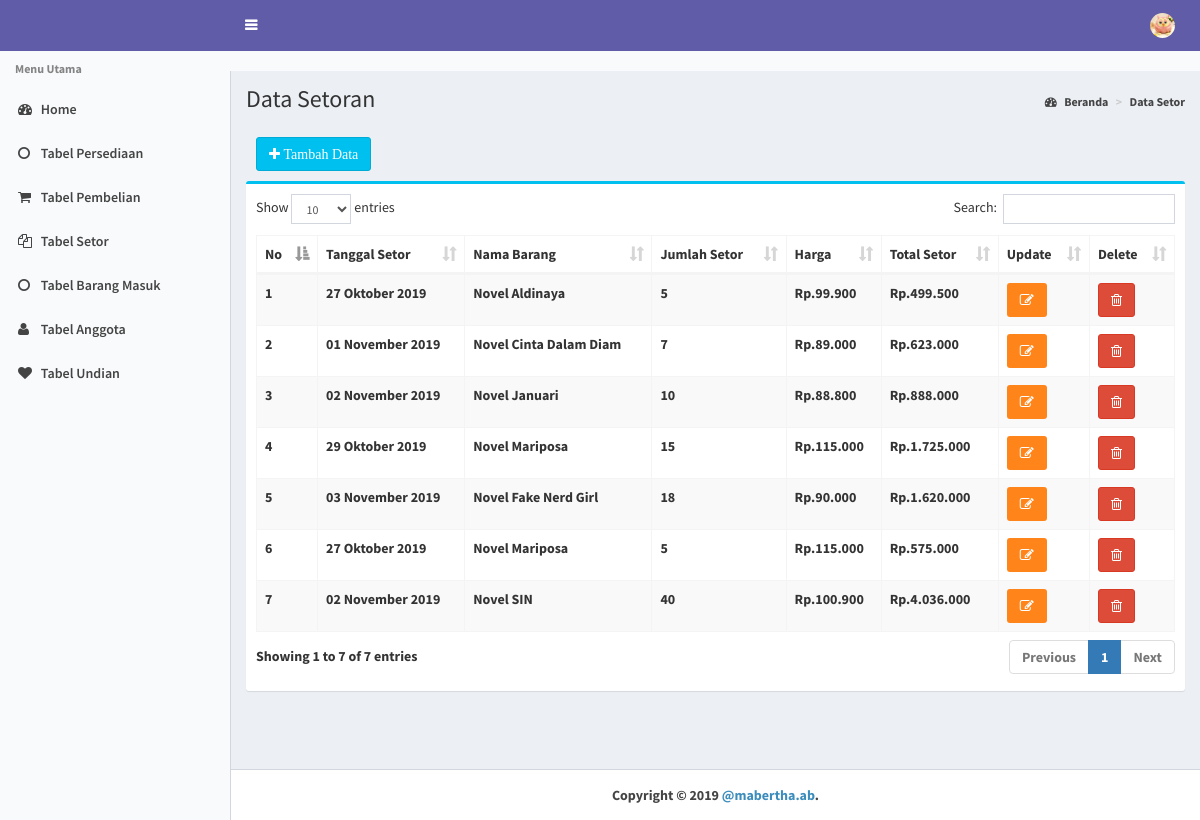
Page /?pg=setor&act=view on the committed database.
### tables this page shows
CREATE TABLE `tb_setor` (
  `id_setor` varchar(100) NOT NULL,
  `tgl_setor` date NOT NULL,
  `kd_brg` int(11) NOT NULL,
  `jml_setor` int(11) NOT NULL,
  `harga_setor` int(11) NOT NULL
);

CREATE TABLE `produk` (
  `kd_brg` int(11) NOT NULL,
  `nama_barang` varchar(100) NOT NULL,
  `stok` int(11) NOT NULL,
  `harga` int(11) NOT NULL,
  `supplier` varchar(100) NOT NULL
);

### config/fungsi_indotgl.php (called while the page is built, shortened)
<?php
	function tgl_indo($tgl){
			$tanggal = substr($tgl,8,2);
			$bulan = getBulan(substr($tgl,5,2));
			$tahun = substr($tgl,0,4);
			return $tanggal.' '.$bulan.' '.$tahun;
	}
	function getBulan($bln){
				switch ($bln){
					case 10:
						return "Oktober";
						break;
					case 11:
						return "November";
						break;
				}
			}
?>

### setor.php (the view, shortened to what this page needs)
<?php
    switch ($_GET['act']) {
      case 'view':
      ?>
<div class="content-wrapper">
        <section class="content-header">
        <h1> Data Setoran </h1>
            <ol class="breadcrumb">
            <li><a href="?pg=dashboard"><i class="fa fa-dashboard"></i> Beranda</a></li>
            <li class="active"><a href="?pg=setor&act=view">Data Setor</a></li>
             </ol>
        </section>
<section class="content">
	<div class="row">
		<div class="col-md-12">
    <div class="box-header">
    <a href="?pg=setor&act=add"> <button type="button" class="btn btn-info"><i class = "fa fa-plus"> Tambah Data </i></button> </a>
    </div>
              <div class="box box-info">
                  <div class="box-body">
                  <div class="table-responsive">
                  <table id="example1" class="table table-bordered table-striped">
                    <thead>
                      <tr>
                        <th>No</th>
                        <th>Tanggal Setor</th>
                        <th>Nama Barang</th>
                         <th>Jumlah Setor</th>
                         <th>Harga</th>
                         <th>Total Setor
                        <th>Update</th>
                        <th>Delete</th>
                      </tr>
                    </thead>
                    <tbody>
                    <?php
                    $tampil=mysql_query("SELECT * FROM tb_setor r join produk p
                    on (p.kd_brg=r.kd_brg)  order by id_setor asc");
                    $no = 1;
                      while ($r=mysql_fetch_array($tampil)){
                    ?>
                        <tr>
                        <td><?php echo "$no"?></td>
                        <?php
                        $tgl_setor=tgl_indo($r['tgl_setor']);?>
                         <td><?php echo "$tgl_setor"?></td>
                        <td><?php echo "$r[nama_barang]"?></td>
                         <td><?php echo "$r[jml_setor]"?></td>
                         <td><?php echo "Rp.". number_format("$r[harga]",'0','.','.')?></td>
                       <td><?php echo "Rp.". number_format("$r[harga_setor]",'0','.','.')?></td>
                        <td><a href="?pg=setor&act=edit&id=<?php echo $r['id_setor']?>"><button type="button" class="btn bg-orange"><i class="fa fa-pencil-square-o"></i></button></a></td>
                        <td><a href="?pg=setor&act=delete&id=<?php echo $r['id_setor']?>"><button type="button" class="btn btn-danger" onclick="return confirm('Apakah anda yakin akan menghapusnya?');"><i class = "fa fa-trash-o"></i></button></a></td>
                        </tr>
                    <?php
                    $no++;
                    }
                    ?>
                    </tbody>
                  </table>
                  </div>
              </div>
              </div>
              </div>
	</div>
</section>
    </div>
</div>
      <?php
      break;
              ?>
      <?php
    }
    ?>

### rows in the picture
tb_setor: tgl_setor "27 Oktober 2019", produk.nama_barang "Novel Aldinaya", jml_setor "5", produk.harga "99.900", harga_setor "499.500"
tb_setor: tgl_setor "01 November 2019", produk.nama_barang "Novel Cinta Dalam Diam", jml_setor "7", produk.harga "89.000", harga_setor "623.000"
tb_setor: tgl_setor "02 November 2019", produk.nama_barang "Novel Januari", jml_setor "10", produk.harga "88.800", harga_setor "888.000"
tb_setor: tgl_setor "29 Oktober 2019", produk.nama_barang "Novel Mariposa", jml_setor "15", produk.harga "115.000", harga_setor "1.725.000"
tb_setor: tgl_setor "03 November 2019", produk.nama_barang "Novel Fake Nerd Girl", jml_setor "18", produk.harga "90.000", harga_setor "1.620.000"
tb_setor: tgl_setor "27 Oktober 2019", produk.nama_barang "Novel Mariposa", jml_setor "5", produk.harga "115.000", harga_setor "575.000"
tb_setor: tgl_setor "02 November 2019", produk.nama_barang "Novel SIN", jml_setor "40", produk.harga "100.900", harga_setor "4.036.000"
